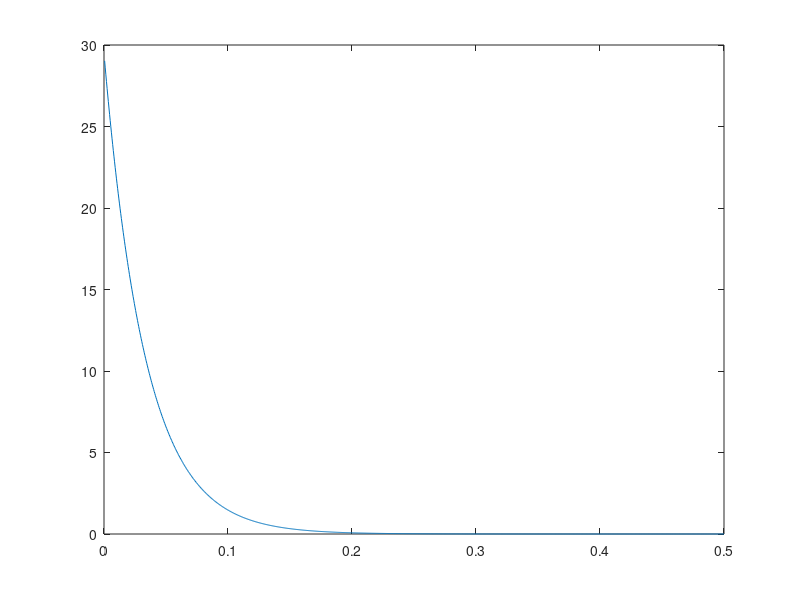

Write MATLAB code to recreate this figure.
%MMPPpdf plots the pdf of intervals (analytic form of the IIH) for the MMPP 
%process.  It takes as input the time axis length in seconds, and the number of 
%bins in it, as well as the four MMPP parameters.

trans1 = 101;
trans2 = 50;
lambda1 = 30;
lambda2 = 30;
tLength = 0.5;
nBins = 1000;
intLength = tLength/nBins;
a = trans1;
b = trans2;
c1 = lambda1;
c2 = lambda2;
t = [tLength/nBins:intLength:tLength];

A = a^2 + 2*a*c1 + 2*a*b -2*c2*a + c1^2 - 2*c1*b - 2*c1*c2 + b^2 +2*b*c2 + c2^2;
B = a + c1 + b +c2 + sqrt(A);
C = a + c1 + b + c2 - sqrt(A);

L1 = c1^2*b^2*sqrt(A) + 2*c1*b*c2*sqrt(A)*a + c2^3*a*c1 - c2^2*a^2*b;
L2 = -2*c2^2*a^2*c1 - c1^2*b^2*a + c1^3*b^2 + c2^3*a^2 - c2^2*a^3 - c1^2*b^3;
L3 = c1^2*b*c2*sqrt(A) - 2*c1*b*a^2*c2 + c1^3*b*c2 - c1^2*b*c2^2 - 2*c1*b^2*c2*a;
L4 = -c2*a*c1^2*b - c2^2*a*c1^2 - 2*c1^2*b^2*c2 - c1*b*c2^2*a + c2^2*a^2*sqrt(A);
L5 = c2^2*a*sqrt(A)*c1;

L6 = c1^2*b^2*sqrt(A) + c1^2*b*c2*sqrt(A) - c1^3*b^2 + c1^2*b^3 - c2^3*a^2 + c2^2*a^3 + 2*c2^2*a^2*c1;
L7 = 2*c1*b*c2*sqrt(A)*a - c1^3*b*c2 + 2*c1*b*a^2*c2 + c1*b*c2*a + c2^2*a*sqrt(A)*c1;
L8 = c1^2*b*c2^2 + c2^2*a^2*b + c2^2*a*c1^2 + c2*a*c1^2*b - c2^3*a*c1 + c1^2*b^2*a;
L9 = 2*c1^2*b^2*c2 + 2*c1*b^2*c2*a + c2^2*a^2*sqrt(A);

part1 = L1 + L2 + L3 + L4 + L5;
part2 = L6 + L7 + L8 + L9;
denom = (c1*b + c2*a)*C*sqrt(A)*B;

prob = -2*( part1*exp(-0.5*B*t)*(-0.5*B) + part2*exp(-0.5*C*t)*(-0.5*C) )/denom;
figure(2),
plot(t,prob);